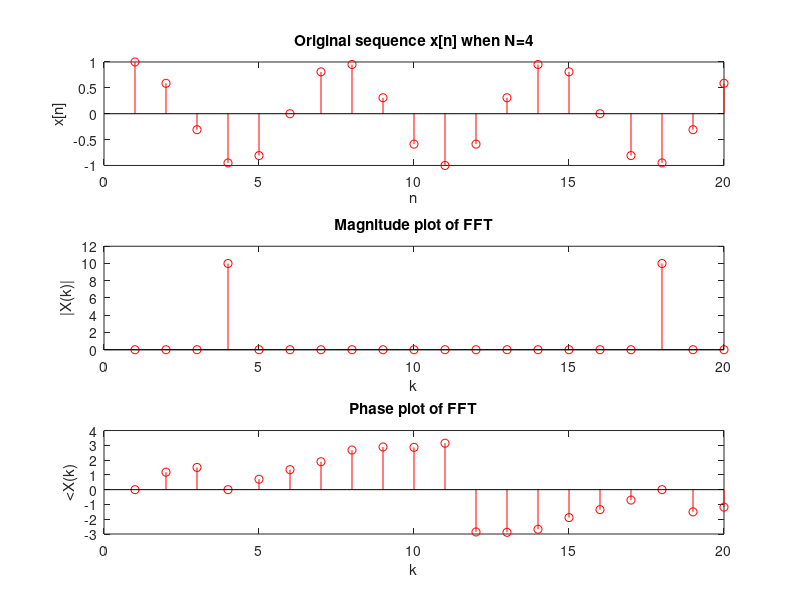

The MATLAB script that drew this image:
N = 20;
w0 = 3*pi/10;
n = 0:N-1;

x = cos(w0*n);
xt = fft(x);

figure();
subplot(3,1,1);
stem(1:length(x),x,'red');
title('Original sequence x[n] when N=4');
xlabel('n');
ylabel('x[n]');
subplot(3,1,2);
stem(1:length(xt),abs(xt),'red');
title('Magnitude plot of FFT');
xlabel('k');
ylabel('|X(k)|');
subplot(3,1,3);
stem(1:length(xt),angle(xt),'red');
title('Phase plot of FFT');
xlabel('k');
ylabel('<X(k)');